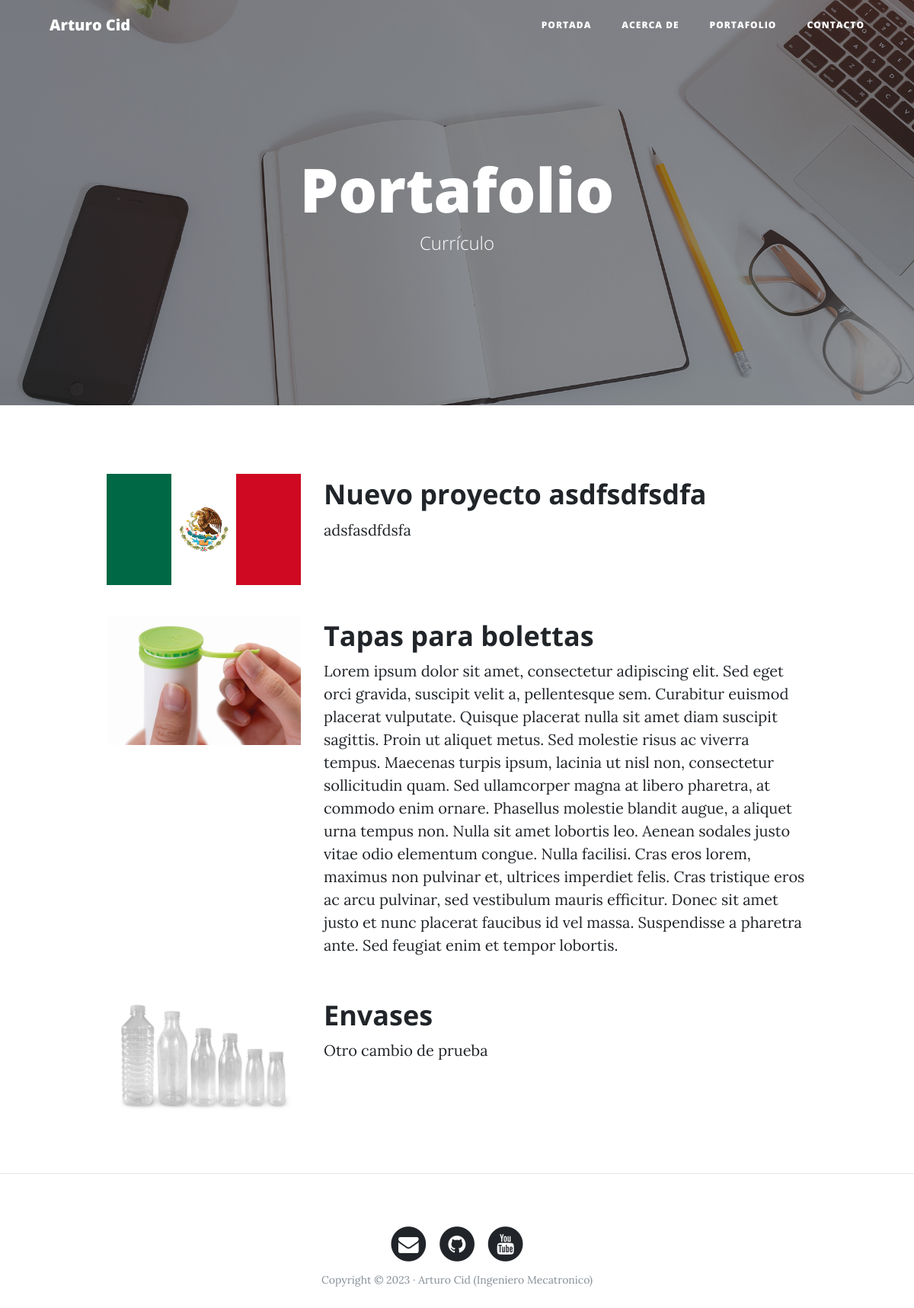
The page /portfolio/ on the database its author committed.
### portfolio/models.py (models this page shows, shortened)
class Project(models.Model):
    title = models.CharField(max_length=200, verbose_name="Título")
    description = models.TextField(verbose_name="Descripción")
    image = models.ImageField(verbose_name="Imagen", upload_to="projects")
    link = models.URLField(verbose_name="Dirección Web", null=True, blank=True)
    created = models.DateTimeField(auto_now_add=True, verbose_name="Fecha de creación")
    updated = models.DateTimeField(auto_now=True, verbose_name="Fecha de edición")
    class Meta:
        verbose_name = "proyecto"
        verbose_name_plural = "proyectos"
        ordering = ["-created"]

### portfolio/views.py (the view)
# urls.py: path('portfolio/',portfolio_views.portfolio,name="portfolio"),
def portfolio(request):
    projects = Project.objects.all()
    return render(request, "portfolio/portfolio.html", {'projects': projects})

### portfolio/templates/portfolio/portfolio.html (shortened to what this page needs)
{% extends 'core/base.html' %}
{% block background %}{% load static %}{% static 'core/img/portfolio-bg.jpg' %}{% endblock %}
{% block headers %}
<h1>Portafolio</h1>
<span class="subheading">Currículo</span>
{% endblock %}
{% block content %}
    {% for project in projects %}
        <div class="row project">
            <div class="col-lg-3 col-md-4 offset-lg-1">
                <img class="img-fluid" src="{{project.image.url}}" alt="">
            </div>
            <div class="col-lg-7 col-md-8">
                <h2 class="section-heading title">{{project.title}}</h2>
                <p>{{project.description}}</p>
            </div>
        </div>
    {% endfor %}
{% endblock %}

### core/templates/core/base.html (shortened to what this page needs)
<!DOCTYPE html>
<html lang="es">
  <head>
    {% load static %}
    <link href="{% static 'core/vendor/bootstrap/css/bootstrap.min.css' %}" rel="stylesheet">
    <link href="{% static 'core/vendor/font-awesome/css/font-awesome.min.css' %}" rel="stylesheet" type="text/css">
    <link href="{% static 'core/css/clean-blog.min.css' %}" rel="stylesheet">
  </head>
  <body>
    <nav class="navbar navbar-expand-lg navbar-light fixed-top" id="mainNav">
      <div class="container">
        <a class="navbar-brand" href="{% url 'home' %}">Arturo Cid</a>
        <div class="collapse navbar-collapse" id="navbarResponsive">
          <ul class="navbar-nav ml-auto">
            <li class="nav-item">
              <a class="nav-link" href="{% url 'home' %}  ">Portada</a>
            </li>
            <li class="nav-item">
              <a class="nav-link" href="{% url 'about' %}">Acerca de</a>
            </li>
            <li class="nav-item">
              <a class="nav-link" href="{% url 'portfolio' %}">Portafolio</a>
            </li>
            <li class="nav-item">
              <a class="nav-link" href="{% url 'contact' %}">Contacto</a>
            </li>
          </ul>
        </div>
      </div>
    </nav>
    <header class="masthead" style="background-image: url('{% block background %} {% endblock %}')">
      <div class="overlay"></div>
      <div class="container">
        <div class="row">
          <div class="col-lg-8 col-md-10 mx-auto">
            <div class="site-heading">
                {%block headers%}{%endblock%}
            </div>
          </div>
        </div>
      </div>
    </header>
    <div class="container">
        {% block content %}
        {% endblock %}
    </div>
    {% if request.path != "/" %}<hr>  {% endif %}
    <footer>
      <div class="container">
        <div class="row">
          <div class="col-lg-8 col-md-10 mx-auto">
            <ul class="list-inline text-center">
              <li class="list-inline-item">
                <a href="#">
                  <span class="fa-stack fa-lg">
                    <i class="fa fa-circle fa-stack-2x"></i>
                    <i class="fa fa-envelope fa-stack-1x fa-inverse"></i>
                  </span>
                </a>
              </li>
              <li class="list-inline-item">
                <a href="#">
                  <span class="fa-stack fa-lg">
                    <i class="fa fa-circle fa-stack-2x"></i>
                    <i class="fa fa-github fa-stack-1x fa-inverse"></i>
                  </span>
                </a>
              </li>
              <li class="list-inline-item">
                <a href="#">
                  <span class="fa-stack fa-lg">
                    <i class="fa fa-circle fa-stack-2x"></i>
                    <i class="fa fa-youtube fa-stack-1x fa-inverse"></i>
                  </span>
                </a>
              </li>
            </ul>
            <p class="copyright text-muted">Copyright &copy; 2023 · Arturo Cid (Ingeniero Mecatronico) </p>
          </div>
        </div>
      </div>
    </footer>
  </body>
</html>

### rows shown on the page
Project: image (picture), title "Nuevo proyecto asdfsdfsdfa", description "adsfasdfdsfa"
Project: image (picture), title "Tapas para bolettas", description "Lorem ipsum dolor sit amet, consectetur adipiscing elit. Sed eget orci gravida, suscipit velit a, pellentesque sem. Curabitur euismod placerat vulputate. Quisque placerat nulla sit amet diam suscipit sagittis. Proin ut aliquet metus. Sed molestie risus ac viverra tempus. Maecenas turpis ipsum, lacinia ut nisl non, consectetur sollicitudin quam. Sed ullamcorper magna at libero pharetra, at commodo enim ornare. Phasellus molestie blandit augue, a aliquet urna tempus non. Nulla sit amet lobortis leo. Aenean sodales justo vitae odio elementum congue. Nulla facilisi. Cras eros lorem, maximus non pulvinar et, ultrices imperdiet felis. Cras tristique eros ac arcu pulvinar, sed vestibulum mauris…"
Project: image (picture), title "Envases", description "Otro cambio de prueba"
